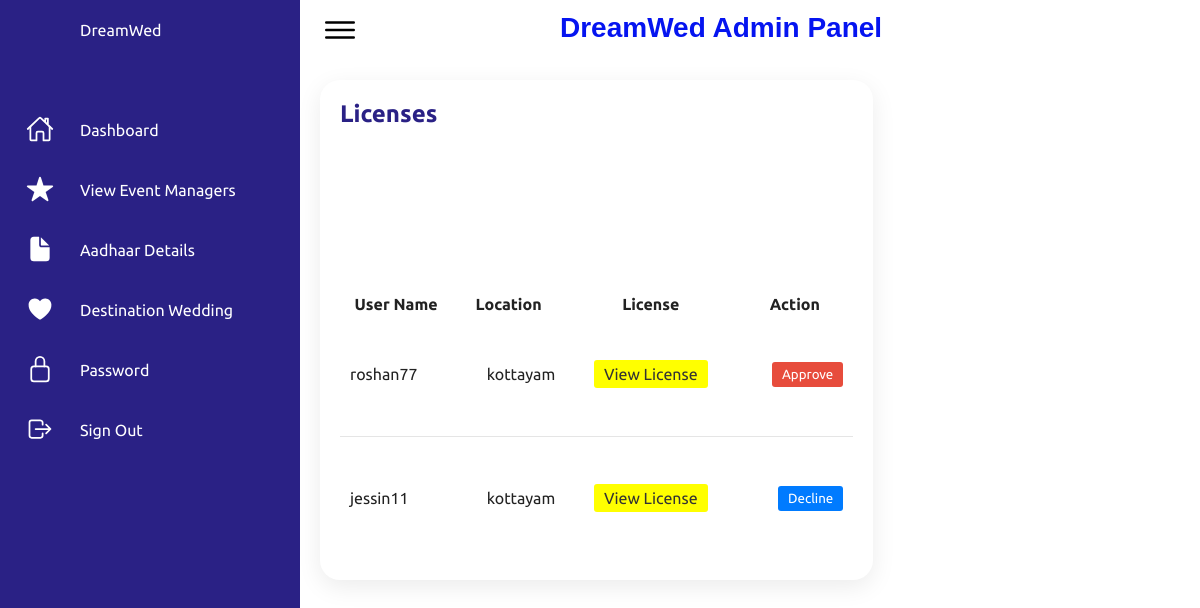
Screenshot of /myadmin/licenses/ (signed in) with the database file from the repository.
### destmanager/models.py (models this page shows, shortened)
class License(models.Model):
    user = models.OneToOneField(settings.AUTH_USER_MODEL, on_delete=models.CASCADE)
    license_file = models.FileField(upload_to='licenses/')
    is_valid = models.BooleanField(default=False)
    first_name = models.CharField(max_length=255)
    middle_name = models.CharField(max_length=255, blank=True, null=True)
    last_name = models.CharField(max_length=255)
    gender_choices = [
        ('M', 'Male'),
        ('F', 'Female'),
    ]
    gender = models.CharField(max_length=1, choices=gender_choices)
    dob = models.DateField()  # Default to today's date
    phone = models.CharField(max_length=15)

### myadmin/models.py (models this page shows, shortened)
class EventManager(models.Model):
    user = models.ForeignKey(User, on_delete=models.CASCADE)
    location = models.CharField(max_length=100)

### myadmin/views.py (the view)
# urls.py: path('licenses/', views.license_list, name='license_list'),
@never_cache
@login_required(login_url='accounts:login')
def license_list(request):
    licenses = License.objects.select_related('user').all()
    for license in licenses:
        license.user.eventmanager = license.user.eventmanager_set.first()
    return render(request, 'myadmin/license_list.html', {'licenses': licenses})

### myadmin/templates/myadmin/license_list.html (shortened to what this page needs)
{% load static %}
<!DOCTYPE html>
<html lang="en">
<head>
    <link rel="stylesheet" href="{% static 'css/styleadmin.css' %}">
</head>
<body>
    <div class="container">
        <div class="navigation">
            <ul>
                <li>
                    <a href="#">
                        <span class="icon"></span>
                        <span class="title">DreamWed</span>
                    </a>
                </li>
                <li>
                    <a href="{% url 'myadmin:myadmin' %}">
                        <span class="icon">
                            <ion-icon name="home-outline"></ion-icon>
                        </span>
                        <span class="title">Dashboard</span>
                    </a>
                </li>
                <li>
                    <a href="{% url 'myadmin:view_premium' %}">
                        <span class="icon">
                            <ion-icon name="star"></ion-icon>
                        </span>
                        <span class="title">View Event Managers</span>
                    </a>
                </li>
                <li>
                    <a href="{% url 'myadmin:aadharsus' %}">
                        <span class="icon">
                            <ion-icon name="document"></ion-icon>
                        </span>
                        <span class="title">Aadhaar Details</span>
                    </a>
                </li>
                <li>
                    <a href="{% url 'myadmin:destadmin' %}">
                        <span class="icon">
                            <ion-icon name="heart"></ion-icon>
                        </span>
                        <span class="title">Destination Wedding</span>
                    </a>
                </li>
                <li>
                    <a href="{% url 'myadmin:change_password_admin' %}">
                        <span class="icon">
                            <ion-icon name="lock-closed-outline"></ion-icon>
                        </span>
                        <span class="title">Password</span>
                    </a>
                </li>
                <li>
                    <a href="{% url 'accounts:logout' %}">
                        <span class="icon">
                            <ion-icon name="log-out-outline"></ion-icon>
                        </span>
                        <span class="title">Sign Out</span>
                    </a>
                </li>
            </ul>
        </div>
        <div class="main">
            <div class="topbar">
                <div class="toggle">
                    <ion-icon name="menu-outline"></ion-icon>
                </div>
                <div class="search">
                    <label>
                        <h1 style="font-size: 28px; margin-bottom: 5px; color: #0514f0; font-family: Arial, sans-serif;">DreamWed Admin Panel</h1>
                    </label>
                </div>
                <div class="user">
                </div>
            </div>
<div class="details">
    <div class="recentOrders">
        <div class="cardHeader">
            <h2>Licenses</h2>
        </div>
        <table>
            {% if licenses %}
                <thead>
                    <tr>
                        <th>User Name</th>
                        <th>Location</th>
                        <th>License</th>
                        <th>Action</th>
                    </tr>
                </thead>
                <tbody>
                    {% for license in licenses %}
                    <tr>
                        <td>{{ license.user.username }}</td>
                        <td>
                            {% if license.user.eventmanager %}
                                {{ license.user.eventmanager.location }}
                            {% else %}
                                N/A
                            {% endif %}
                        </td>
                        <td><a href="{{ license.license_file.url }}" target="_blank" class="view-more-link">View License</a></td>
                        <td>
                            {% if license.is_valid %}
                                <form action="{% url 'myadmin:decline_license' license.id %}" method="post">
                                    <button type="submit" class="unsuspend-button">Decline</button>
                                </form>
                            {% else %}
                                <form action="{% url 'myadmin:approve_license' license.id %}" method="post">
                                    <button type="submit" class="suspend-button">Approve</button>
                                </form>
                            {% endif %}
                        </td>
                    </tr>
                    {% endfor %}
                </tbody>
            {% else %}
                <tbody>
                    <tr style="text-align: center;">
                        <td colspan="8">.........................Sorry,No records found..........................................................................</td>
                    </tr>
                </tbody>
            {% endif %}
        </table>
    </div>
</div>
    </div>
</body>
</html>

### myadmin/static/css/styleadmin.css (style rules this page uses)
* { font-family: "Ubuntu", sans-serif; margin: 0; padding: 0; box-sizing: border-box; }
:root { --blue: #2a2185; --white: #fff; --gray: #f5f5f5; --black1: #222; --black2: #999; }
body { min-height: 100vh; overflow-x: hidden; }
.container { position: relative; width: 100%; }
.navigation { position: fixed; width: 300px; height: 100%; background: var(--blue); border-left: 10px solid var(--blue); transition: 0.5s; overflow: hidden; }
.navigation ul { position: absolute; top: 0; left: 0; width: 100%; }
.navigation ul li { position: relative; width: 100%; list-style: none; border-top-left-radius: 30px; border-bottom-left-radius: 30px; }
.navigation ul li:nth-child(1) { margin-bottom: 40px; pointer-events: none; }
.navigation ul li a { position: relative; display: block; width: 100%; display: flex; text-decoration: none; color: var(--white); }
.navigation ul li a .icon { position: relative; display: block; min-width: 60px; height: 60px; line-height: 75px; text-align: center; }
.navigation ul li a .icon ion-icon { font-size: 1.75rem; }
.navigation ul li a .title { position: relative; display: block; padding: 0 10px; height: 60px; line-height: 60px; text-align: start; white-space: nowrap; }
.main { position: absolute; width: calc(100% - 300px); left: 300px; min-height: 100vh; background: var(--white); transition: 0.5s; }
.topbar { width: 100%; height: 60px; display: flex; justify-content: space-between; align-items: center; padding: 0 10px; }
.toggle { position: relative; width: 60px; height: 60px; display: flex; justify-content: center; align-items: center; font-size: 2.5rem; cursor: pointer; }
.search { position: relative; width: 400px; margin: 0 10px; }
.search label { position: relative; width: 100%; }
.user { position: relative; width: 40px; height: 40px; border-radius: 50%; overflow: hidden; cursor: pointer; }
.details { position: relative; width: 100%; padding: 20px; display: grid; grid-template-columns: 2fr 1fr; grid-gap: 30px; }
.details .recentOrders { position: relative; display: grid; min-height: 500px; background: var(--white); padding: 20px; box-shadow: 0 7px 25px rgba(0, 0, 0, 0.08); border-radius: 20px; }
.details .cardHeader { display: flex; justify-content: space-between; align-items: flex-start; }
.cardHeader h2 { font-weight: 600; color: var(--blue); }
.details table { width: 100%; border-collapse: collapse; margin-top: 10px; }
.details .recentOrders table tr { color: var(--black1); border-bottom: 1px solid rgba(0, 0, 0, 0.1); }
.details .recentOrders table tr:last-child { border-bottom: none; }
.details .recentOrders table tr td { padding: 10px; }
.details .recentOrders table tr td:last-child { text-align: end; }
.details .recentOrders table tr td:nth-child(2) { text-align: end; }
.details .recentOrders table tr td:nth-child(3) { text-align: center; }

### myadmin/templates/myadmin/license_list.html (style rules this page uses)
.suspend-button, .unsuspend-button { background-color: #007bff; color: #fff; padding: 5px 10px; border: none; border-radius: 3px; cursor: pointer; }
.view-more-link { text-decoration: none; background-color: #FFFF00; color: #333; padding: 5px 10px; border-radius: 3px; transition: background-color 0.2s, color 0.2s; }
.suspend-button { background-color: #e74c3c; color: #fff; padding: 5px 10px; border: none; border-radius: 3px; cursor: pointer; }

### rows the page displays
License: user.username "roshan77", user.eventmanager.location "kottayam", is_valid "Approve"
License: user.username "jessin11", user.eventmanager.location "kottayam", is_valid "Decline"
